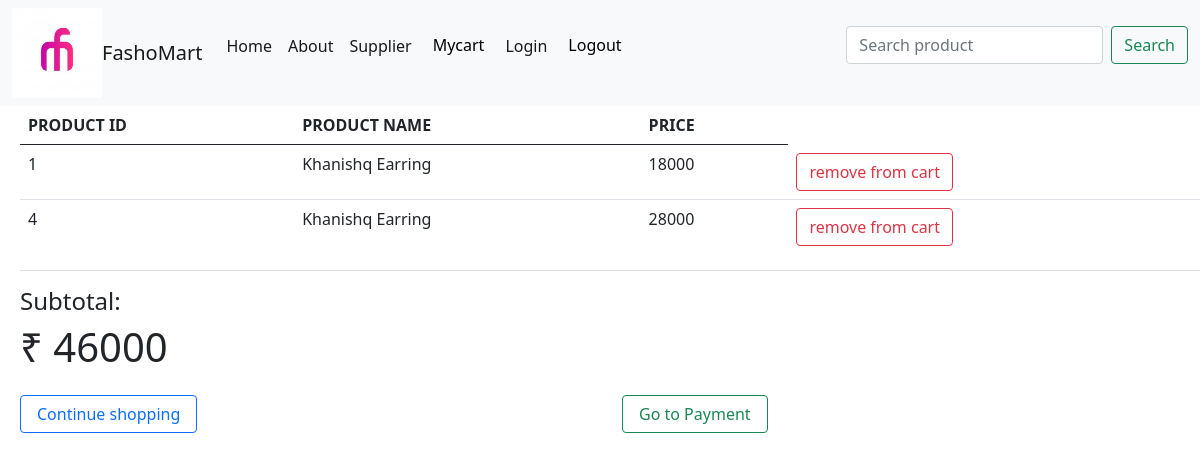
Page /newcart (signed in) on the committed database.
### tables this page shows
CREATE TABLE "products" (
	"pid"	INTEGER UNIQUE,
	"pname"	TEXT,
	"img"	BLOB,
	"pprice"	INTEGER,
	"pdes"	TEXT
);

### app.py (the view)
@app.route("/newcart", methods=['POST', 'GET'])
def newcart():
    email = session['lemail']
    conn = sqlite3.connect('JewelManagement.db',check_same_thread=False)
    conn.row_factory = sqlite3.Row
    cur = conn.cursor()
    cur.execute("SELECT susername FROM users WHERE semail = '" + email + "'")
    susername = (cur.fetchone()[0])
    cur.execute("SELECT cname FROM cart")
    cname = (cur.fetchone()[0])
    if(cname == susername):
      cur.execute("SELECT products.pid, products.pname, products.pprice FROM products, cart WHERE products.pid = cart.pid")
      products = cur.fetchall()
      totalPrice = 0
      for row in products:
        print(row)
        totalPrice += row[2]
    else :
      return render_template("login.html")
    return render_template("newcart.html",rows = products,t = totalPrice)

### templates/newcart.html (shortened to what this page needs)
<html>
    <head>
        <link rel="stylesheet" href="home.css">
        <link href="bootstrap.min.css" rel="stylesheet">
        <link href="bootstrap-grid.min.css" rel="stylesheet">
        <link rel="stylesheet" href="{{ url_for('static', filename='css/newcart.css') }}">
        <link rel="stylesheet" href="{{ url_for('static', filename='css/home.css') }}">
        <link rel="stylesheet" href="{{ url_for('static', filename='css/bootstrap.min.css') }}">
        <link rel="stylesheet" href="{{ url_for('static', filename='css/bootstrap-grid.min.css') }}">
    </head>
    <body>
      <nav class="navbar navbar-expand-lg navbar-light bg-light">
        <div class="container-fluid">
            <img src="static\css\logo.jpg" alt="" width="90" height="90" class="d-inline-block align-text-top">
          <a class="navbar-brand" href="{{ url_for('home') }}">FashoMart</a>
          <div class="collapse navbar-collapse" id="navbarScroll">
            <ul class="navbar-nav me-auto my-2 my-lg-0 navbar-nav-scroll" style="--bs-scroll-height: 100px;">
              <li class="nav-item">
                <a class="nav-link active" aria-current="page" href="{{ url_for('home') }}">Home</a>
              </li>
              <li class="nav-item">
                <a class="nav-link active" href="{{ url_for('aboutus') }}">About</a>
              </li>
              <li class="nav-item">
                <a class="nav-link active" href="{{ url_for('supplier') }}">Supplier</a>
              </li>
              <li class="nav-item">
                <form action="newcart"  METHOD="POST">
                  <input type="submit" value="Mycart" class="btn btn-light"></input>
                </form>
              </li>
              <li class="nav-item">
                <a class="nav-link active" href="{{ url_for('login') }}">Login</a>
              </li>
              <li class="nav-item">
                <form action="logout"  METHOD="POST">
                  <input type="submit" value="Logout" class="btn btn-light"></input>
                </form>
              </li>
            </ul>
            <form class="d-flex">
              <input class="form-control me-2" type="search" placeholder="Search product" aria-label="Search">
              <button class="btn btn-outline-success" type="submit">Search</button>
            </form>
          </div>
        </div>
      </nav>
          <div id="nc">
          <form action="newcart"  METHOD="POST" >
            <table class="table">
              <thead class="thead-light">
                <tr>
                  <th scope="col">PRODUCT ID</th>
                  <th scope="col">PRODUCT NAME</th>
                  <th scope="col">PRICE</th>
                </tr>
              </thead>
              <tbody>
                {% for row in rows %}
                <tr>
                    <td>{{row["pid"]}}</td>
                    <td>{{row["pname"]}}</td>
                    <td>{{row["pprice"]}}</td>
                    <td>
                      <form action="removeFromCart"  METHOD="POST">
                        <input type="submit" value="remove from cart" class="btn btn-outline-danger"></input>
                      </form>
                    </td>
                </tr>
                {% endfor %}
              </tbody>
            </table>
            <div class="float-right text-right">
              <h4>Subtotal:</h4>
              <h1>&#8377; {{t}} </h1>
          </div>
            </form>
            <div class="row mt-4 d-flex align-items-center">
              <div class="col-sm-6 order-md-2 text-right">
                  <form action="gotopayment"  METHOD="POST">
                    <input type="submit" value="Go to Payment" class="btn btn-outline-success px-3"></input>
                  </form>
              </div>
              <div class="col-sm-6 mb-3 mb-m-1 order-md-1 text-md-left">
                <a type="button" class="btn btn-outline-primary px-3" href="{{ url_for('home') }}"">Continue shopping</a>
              </div>
          </div>
        </div>
    </body>
</html>

### static/css/newcart.css (style rules this page uses)
#nc { margin-left: 20px; }

### rows in the picture
products: pid "1", pname "Khanishq Earring", pprice "18000"
products: pid "4", pname "Khanishq Earring", pprice "28000"

### other values in the picture
{{ t }} "46000"
